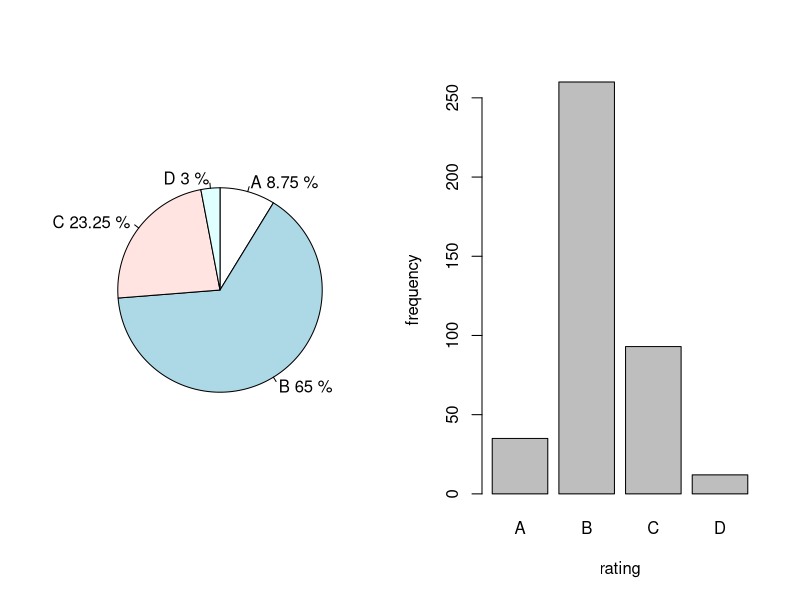

Write R code to recreate this figure.
rating<-c("A","B","C","D")
frequency<-c(35,260,93,12)
total<-sum(frequency)
relative_frequency_percent<-c(frequency/total)*100
label<-paste(rating,relative_frequency_percent)
label<-paste(label,"%",sep=" ")
par(mfrow=c(1,2))
pie(relative_frequency_percent,labels = label,clockwise = TRUE)
DF<-data.frame(rating,frequency)
barplot(frequency, ylab="frequency",xlab="rating",names.arg = c("A","B","C","D"))
#The answer may slightly vary due to rounding off values 
